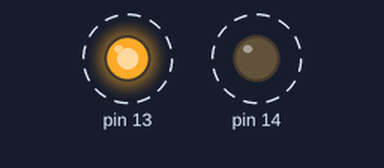
A sketch run on a simulated Arduino Uno, built with avr-gcc and run on an emulated ATmega328P. Shown: output pins drawn as LEDs (lit = HIGH). Dashed ring = blinking.

Above: at 0.5 s.
Timing chart, 0 to 4.6 s (numbered marks = the images above):
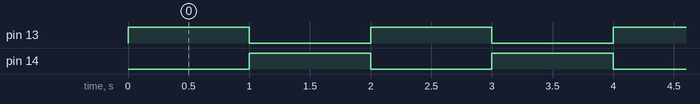

The sketch:

class6_led_strcture_2led.ino
```cpp
/*		structures */
 struct LED_t
 {
   int addr;
   int status; // 0 for low 1 for high
 };

struct LED_t newLED1;
struct LED_t newLED2;


void setup()
{
  newLED1.addr = 13;
  pinMode(newLED1.addr, OUTPUT);
  digitalWrite(newLED1.addr , LOW);    // set the LED off
  newLED1.status = 0;

  newLED2.addr = 14;
  pinMode(newLED2.addr, OUTPUT);
  digitalWrite(newLED1.addr , LOW);    // set the LED off
  newLED2.status = 0;
}

void loop()
{
  digitalWrite(newLED1.addr , HIGH);   // set the LED on
  newLED1.status = 1;
  digitalWrite(newLED2.addr , LOW);    // set the LED off
  newLED2.status = 0;
  delay(1000);              // wait for a second

  digitalWrite(newLED1.addr , LOW);    // set the LED off
  newLED1.status = 0;
  digitalWrite(newLED2.addr , HIGH);   // set the LED on
  newLED2.status = 1;

  delay(1000);              // wait for a second
}
```

Measured:
- by itself, pin 13, pin 14: alternates HIGH for 1.0 s and LOW for 1.0 s
